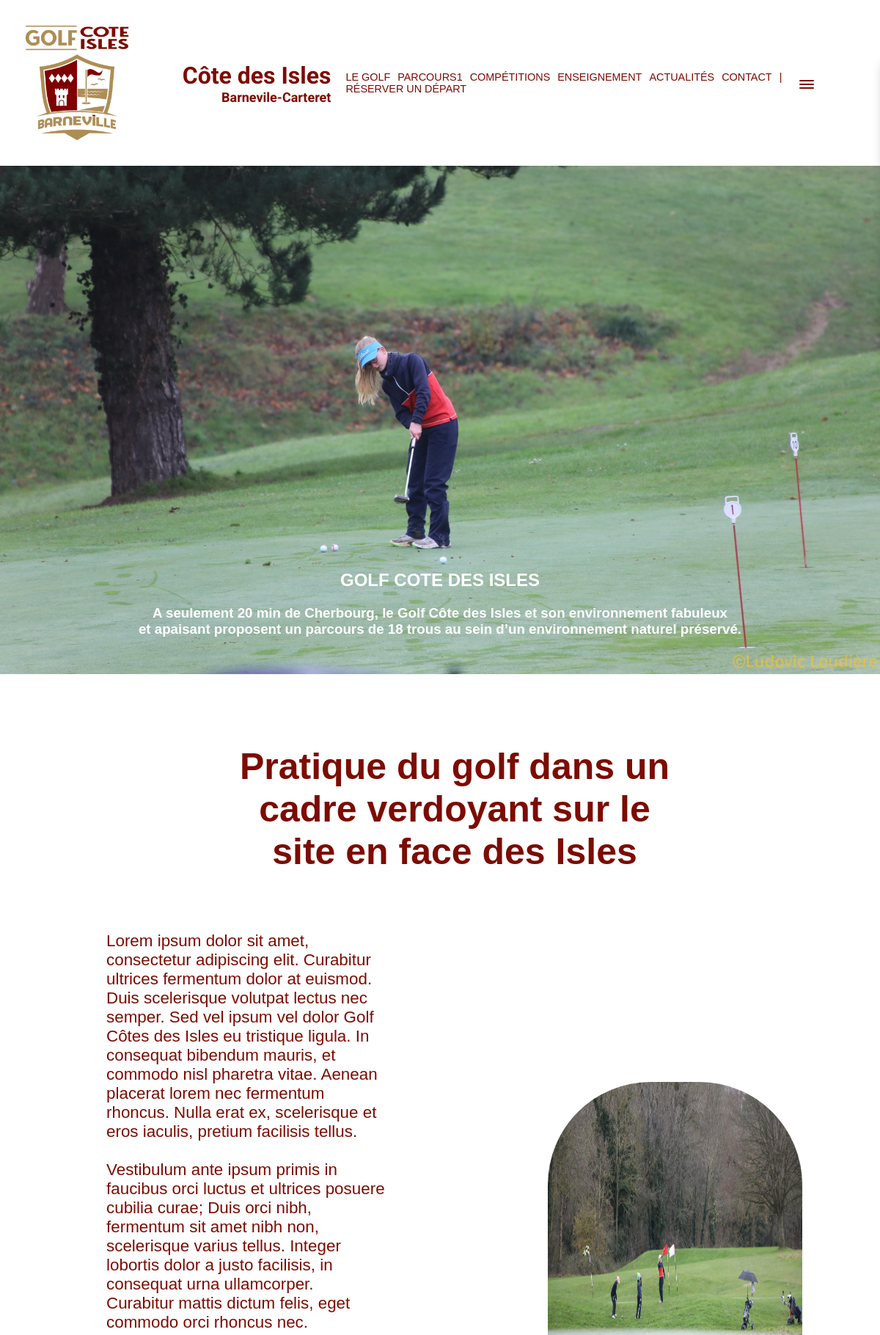
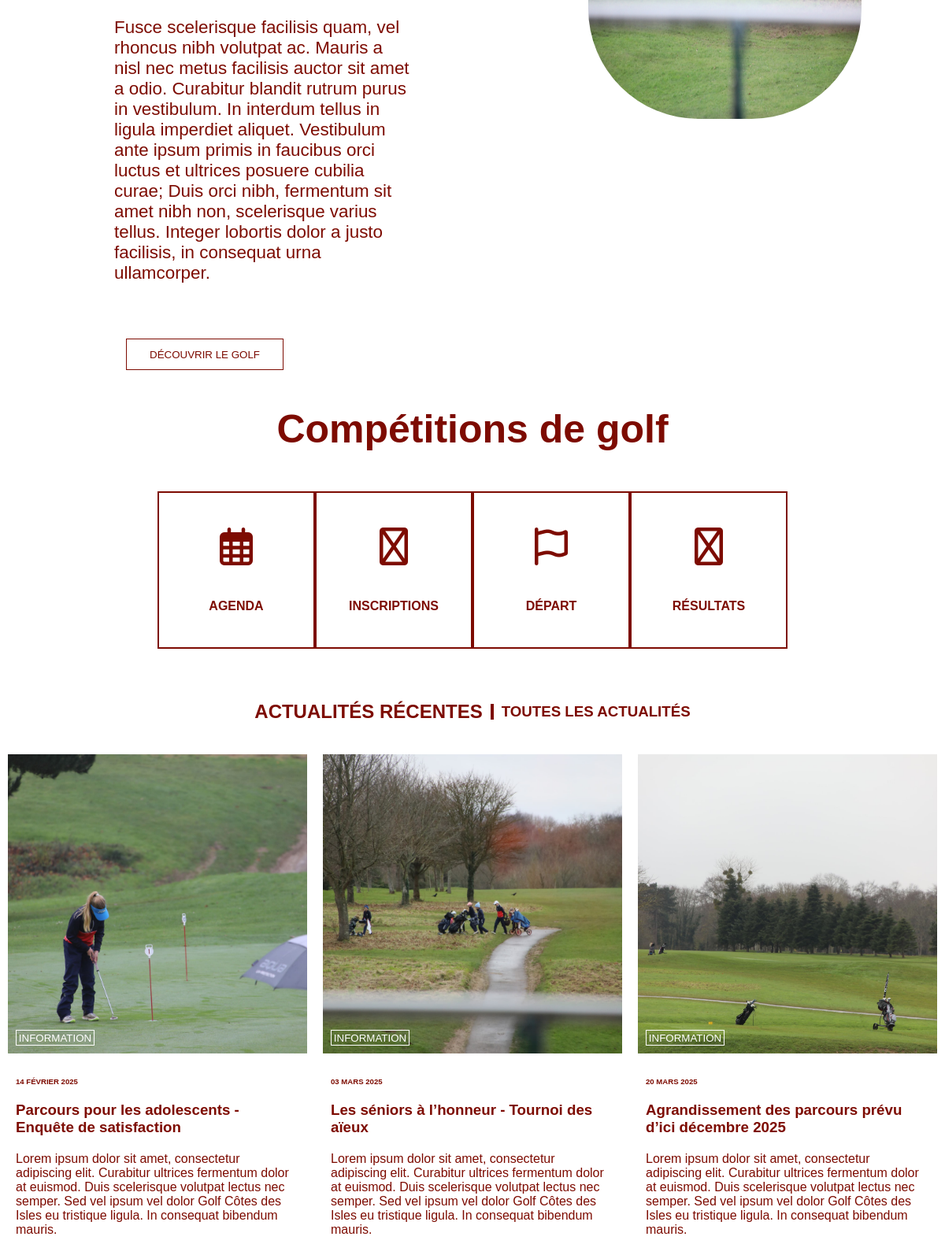
The page / (upper part) on the database its author committed (2 pictures, top to bottom).
### tables this page shows
CREATE TABLE `nav` (
  `id_nav` int NOT NULL,
  `nav_titre` varchar(255) NOT NULL,
  `nav_url` varchar(255) NOT NULL,
  `nav_actif` tinyint(1) NOT NULL
);

### _blocs/_general_cdi.php (called while the page is built)
<?php
    require './_blocs/_db_cdi.php';
    require './_blocs/_chargemenuvar.php';
    require './_blocs/_head.php'
?>

### _blocs/_chargemenuvar.php (called while the page is built)
<?php
    $nav=$db->prepare('SELECT * FROM nav WHERE nav_actif=1');
    $nav->execute();
    $navItems = [];
    while ($N = $nav->fetch(PDO::FETCH_OBJ)) {
        $idNav = $N->id_nav;
        $sousNav = $db->prepare('SELECT * FROM sous_nav WHERE id_nav = ? AND sn_actif=1');
        $sousNav->execute([$idNav]);
        $subMenuItems = [];
        while ($sN = $sousNav->fetch(PDO::FETCH_OBJ)) {
            $subMenuItems[] = [
                "title" => $sN->sn_titre,
                "url" => $sN->sn_url
            ];
        }
        $navItems[] = [
            "title" => $N->nav_titre,
            "url" => $N->nav_url,
            "submenu" => $subMenuItems
        ];
    }
?>

### _blocs/_head_cdi.php (the view, shortened to what this page needs)
<div class="head_cdi">
        <div class="head_cdi_logo">
            <img src="_imgs/CDI250.png" alt="">
            <div class="titre_cdi">
                <h2>Côte des Isles</h2>
                <h3>Barnevile-Carteret</h3>
            </div>
        </div>
        <nav>
            <ul class="navbar">
                <?php foreach ($navItems as $item): ?>
                    <li class="nav-item <?php echo isset($item['submenu']) ? 'dropdown' : ''; ?>">
                        <a href="<?php echo $item['url']; ?>"><?php echo mb_strtoupper($item['title']); ?></a>
                    </li>
                <?php endforeach; ?>
            </ul>
        </nav>
        <div class="burger flexCol spaceCenter">
            <label class="hamburger-menu">
                <input type="checkbox">
            </label>
        </div>
    </div>

### _blocs/_head.php (shortened to what this page needs)
<!DOCTYPE html>
<html lang="fr">
<head>
    <link rel="stylesheet" href="_styles/style.css">
    <link rel="stylesheet" href="_styles/menu.css">
    <link rel="stylesheet" href="./_styles/burger.css">
    <link rel="stylesheet" href="./_styles/generic.css">
    <link rel="stylesheet" href="./_styles/responsive.css">
</head>
<body>

### index.php (shortened to what this page needs)
<?php
    require_once './_blocs/_general_cdi.php'
?>
    <?php
        include './_blocs/_head_cdi.php'
    ?>
    <div class="entete">
        <h2>GOLF COTE DES ISLES</h2>
        <div class="entete_texte">
            <h3>A seulement 20 min de Cherbourg, le Golf Côte des Isles et son environnement fabuleux </h3>
            <h3>et apaisant proposent un parcours de 18 trous au sein d’un environnement naturel préservé.</h3>
        </div>
    </div>
    <div class="presentation">
        <H1>Pratique du golf dans un cadre verdoyant sur le site en face des Isles</H1>
        <div class="description_photo">
            <div class="description">
                <p>
                Lorem ipsum dolor sit amet, consectetur adipiscing elit. Curabitur ultrices fermentum dolor at euismod. Duis scelerisque volutpat lectus nec semper. Sed vel ipsum vel dolor Golf Côtes des Isles eu tristique ligula. In consequat bibendum mauris, et commodo nisl pharetra vitae. Aenean placerat lorem nec fermentum rhoncus. Nulla erat ex, scelerisque et eros iaculis, pretium facilisis tellus. <br><br>Vestibulum ante ipsum primis in faucibus orci luctus et ultrices posuere cubilia curae; Duis orci nibh, fermentum sit amet nibh non, scelerisque varius tellus. Integer lobortis dolor a justo facilisis, in consequat urna ullamcorper. Curabitur mattis dictum felis, eget commodo orci rhoncus nec. <br><br>Fusce scelerisque facilisis quam, vel rhoncus nibh volutpat ac. Mauris a nisl nec metus facilisis auctor sit amet a odio. Curabitur blandit rutrum purus in vestibulum. In interdum tellus in ligula imperdiet aliquet. Vestibulum ante ipsum primis in faucibus orci luctus et ultrices posuere cubilia curae; Duis orci nibh, fermentum sit amet nibh non, scelerisque varius tellus. Integer lobortis dolor a justo facilisis, in consequat urna ullamcorper.
                </p>
            </div>
            <div class="photo">
                <img src="./_imgs/golf_2.jpg" alt="">
            </div>
        </div>
    </div>
    <button class="presentation_bouton"><?php echo mb_strtoupper('Découvrir le golf')?></button>
    <div class="bloc_competition">
        <h1>Compétitions de golf</h1>
        <div class="bloc_image">
            <div class="bloc">
                <i class="fa-regular fa-calendar-days"></i>
                <a href="#"><?php echo mb_strtoupper('Agenda')?></a>
            </div>
            <div class="bloc">
                <i class="fa-regular fa-user-pen"></i>
                <a href="#"><?php echo mb_strtoupper('Inscriptions')?></a>
            </div>
            <div class="bloc">
                <i class="fa-regular fa-flag"></i>
                <a href="#"><?php echo mb_strtoupper('Départ')?></a>
            </div>
            <div class="bloc">
                <i class="fa-regular fa-ranking-star"></i>
                <a href="#"><?php echo mb_strtoupper('Résultats')?></a>
            </div>
            </div>
        </div>
    <div class="actu">
        <div class="actu_titre">
            <h2><?php echo mb_strtoupper('Actualités récentes')?></h2>
            <span></span>
            <h3><?php echo mb_strtoupper('Toutes les actualités')?></h3>
        </div>
        <div class="actu_bloc_global">
            <div class="actu_bloc">
                <div class="actu_photo"
                    style="background-image:
                        url('./_imgs/golf_3.jpg');
                        background-size: cover;
                        background-position: center;
                        background-repeat: no-repeat;
                        z-index: -1;">
                        <button class="actu_bouton"><?php echo mb_strtoupper('Information')?></button>
                </div>
                <div class="actu_texte">
                    <h4><?php echo mb_strtoupper('14 février 2025');?></h4>
                    <h3>Parcours pour les adolescents - Enquête de satisfaction</h3>
                    <p>Lorem ipsum dolor sit amet, consectetur adipiscing elit. Curabitur ultrices fermentum dolor at euismod. Duis scelerisque volutpat lectus nec semper. Sed vel ipsum vel dolor Golf Côtes des Isles eu tristique ligula. In consequat bibendum mauris.
                    </p>
                </div>
            </div>
            <div class="actu_bloc">
            <div class="actu_photo"
                    style="background-image:
                        url('./_imgs/golf_4.jpg');
                        background-size: cover;
                        background-position: center;
                        background-repeat: no-repeat;
                        z-index: -1;">
                        <button class="actu_bouton"><?php echo mb_strtoupper('Information')?></button>
                </div>
                <div class="actu_texte">
                    <h4><?php echo mb_strtoupper('03 mars 2025')?></h4>
                    <h3>Les séniors à l’honneur - Tournoi des aïeux</h3>
                    <p>Lorem ipsum dolor sit amet, consectetur adipiscing elit. Curabitur ultrices fermentum dolor at euismod. Duis scelerisque volutpat lectus nec semper. Sed vel ipsum vel dolor Golf Côtes des Isles eu tristique ligula. In consequat bibendum mauris.
                    </p>
                </div>
            </div>
            <div class="actu_bloc">
                <div class="actu_photo"
                    style="background-image:
                        url('./_imgs/golf_5.jpg');
                        background-size: cover;
                        background-position: center;
                        background-repeat: no-repeat;
                        z-index: -1;">
                        <button class="actu_bouton"><?php echo mb_strtoupper('Information')?></button>
                </div>
                <div class="actu_texte">
                    <h4><?php echo mb_strtoupper('20 mars 2025')?></h4>
                    <h3>Agrandissement des parcours prévu d’ici décembre 2025</h3>
                    <p>Lorem ipsum dolor sit amet, consectetur adipiscing elit. Curabitur ultrices fermentum dolor at euismod. Duis scelerisque volutpat lectus nec semper. Sed vel ipsum vel dolor Golf Côtes des Isles eu tristique ligula. In consequat bibendum mauris.
                    </p>
                </div>
            </div>
        </div>
    </div>
    <?php
        include './_blocs/_footer_cdi.php'
    ?>

### _blocs/_footer_cdi.php (shortened to what this page needs)
</body>
</html>

### _styles/style.css (style rules this page uses)
* { margin: 0; padding: 0; box-sizing: border-box; }
body { color: var(--cdiRouge); width: 100vw; }
.head_cdi { display: flex; flex-direction: row; justify-content: space-between; align-items: center; position: relative; width: 100%; margin: 30px; gap: 10px; }
.head_cdi_logo { display: flex; flex-direction: row; width: 50%; }
.head_cdi_logo img { width: 150px; }
.head_cdi_logo .titre_cdi { display: flex; flex-direction: column; justify-content: center; width: 100%; }
.head_cdi_logo h2 { color: var(--cdiRouge); font-family: 'roboto',sans-serif ; font-size: xx-large; text-align: right; }
.head_cdi_logo h3 { color: var(--cdiRouge); font-family: 'roboto',sans-serif ; font-size: large; text-align: right; }
body .entete { background-image: url(../_imgs/golf_1.jpg); background-position: bottom right; background-repeat: no-repeat; background-size: cover; display: flex; flex-direction: column; justify-content: flex-end; align-items: center; width: 100%; height: 693px; background-color: antiquewhite; margin-bottom: 97px; gap: 20px; padding-bottom: 50px; }
body .entete h2 { color: white; }
body .entete h3 { color: white; }
.entete_texte { display: flex ; flex-direction: column; justify-content: center; align-content: center; align-items: center; flex-wrap: wrap; }
.presentation { display: flex; flex-direction: column; justify-content: center; align-items: center; gap: 30px; margin: 20px; width: 100%; }
.presentation h1 { width: 50%; text-align: center; }
.description_photo { display: flex ; flex-direction: row; width: 100%; align-items: center; justify-content: center; }
.description p { width: 80%; padding: 50px; }
.description { width: 50%; }
.description p { font-size: 1.4em; }
.description_photo .photo { width: 450px; height: auto; }
.description_photo .photo img { border-radius: 140px 140px 140px 140px; width: 347px; height: 62vh; margin: 52px; }
.presentation_bouton { width: 200px; height: 40px; border: 1px solid var(--cdiRouge); color: var(--cdiRouge); background-color: transparent; align-self: left; justify-content: left; margin-left: 160px; }
.bloc_competition { display: flex; flex-direction: column; justify-content: center; align-items: center; width: 100vw; height: 400px; gap: 50px; }
.bloc_competition .bloc_image { background-image: url('../_imgs/golf_3.jpg'); background-size: cover; background-position: center center; background-repeat: no-repeat; display: flex; flex-direction: row; justify-content: center; align-items: center; width: 800px; height: 200px; background-color: blueviolet ; }
.bloc_competition .bloc_image .bloc { width: 100%; border: 2px solid var(--cdiRouge); height: 100%; background-color: white; display: flex ; flex-direction: column; justify-self: center; align-self: center; flex-wrap: nowrap; align-items: center; justify-content: space-evenly; }
.bloc_competition .bloc_image a { color: var(--cdiRouge); font-weight: bold; }
.burger { position: relative; }
.bloc .fa-solid,.fa-regular,.fa-light,.fa-thin { font-size: 3em; color: var(--cdiRouge); }
.actu_titre span { border: 2px solid var(--cdiRouge); height: 20px; }
.actu_titre { display: flex; flex-direction: row; justify-content: center ; align-items: center; gap: 10px; margin: 20px; }
.actu { display: flex; flex-direction: column; }
.actu .actu_bloc_global { display: flex; flex-direction: row; justify-content: space-around; align-items: center; align-content: center; }
.actu .actu_bloc_global .actu_bloc { display: flex; flex-direction: column; justify-content: center; align-items: center; gap: 20px; width: 400px; }
.actu .actu_bloc_global .actu_bloc .actu_photo { position: relative; width:380px; height: 380px; padding: 10px; }
.actu_texte { display: flex; flex-direction: column; gap: 20px; width: 100%; margin: 10px; }
.actu_bloc { width: 100%; padding: 20px; }
.actu_bloc h4 { font-size: .6em; }
.actu_bloc .actu_bouton { position: absolute; bottom: 10px; left: 10px; width: 100px; height: 20px; border: 1px solid white; color: white; background-color: transparent; }
footer h3 ,h4 { font-size: 0.5em; }

### _styles/menu.css (style rules this page uses)
body { font-family: Arial, sans-serif; }
nav { display: flex ; flex-direction: row; width:100%; margin-left: 10px; }
.navbar { justify-content: center; list-style-type: none; margin-right: 40px; padding: 0; overflow: visible; }
.nav-item { float: left; position: relative; }
.nav-item a { display: block; color: var(--cdiRouge); font-size: 0.9em; text-align: center; padding: 5px (16)px; text-decoration: none; margin-right: 10px; }

### rows shown on the page
nav: nav_titre "LE GOLF"
nav: nav_titre "PARCOURS1"
nav: nav_titre "COMPÉTITIONS"
nav: nav_titre "ENSEIGNEMENT"
nav: nav_titre "ACTUALITÉS"
nav: nav_titre "RÉSERVER UN DÉPART"

### other values the page prints
mb_strtoupper($item['title']) "CONTACT"
mb_strtoupper($item['title']) "|"
mb_strtoupper('Découvrir le golf') "DÉCOUVRIR LE GOLF"
mb_strtoupper('Agenda') "AGENDA"
mb_strtoupper('Inscriptions') "INSCRIPTIONS"
mb_strtoupper('Départ') "DÉPART"
mb_strtoupper('Résultats') "RÉSULTATS"
mb_strtoupper('Actualités récentes') "ACTUALITÉS RÉCENTES"
mb_strtoupper('Toutes les actualités') "TOUTES LES ACTUALITÉS"
mb_strtoupper('Information') "INFORMATION"
mb_strtoupper('14 février 2025') "14 FÉVRIER 2025"
mb_strtoupper('03 mars 2025') "03 MARS 2025"
mb_strtoupper('20 mars 2025') "20 MARS 2025"
